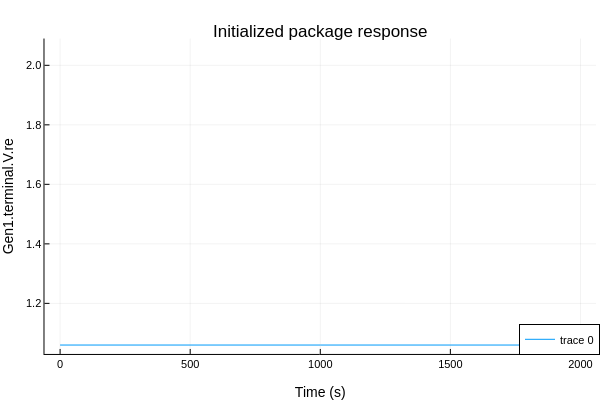

The code cell stored with this chart in its notebook:
### Code cell
# Cell 8: Plot the initialized package response

initialized_df = DataFrame(CSV.File(initialized_resultfile; select = ["time", PLOT_VARIABLE]))

plotlyjs()
p = plot(initialized_df[!, "time"], initialized_df[!, PLOT_VARIABLE], label = [PLOT_VARIABLE])
plot!(p, legend = :bottomright, titlefontsize = 12, labelfontsize = 10)
title!(p, "Initialized package response")
xlabel!(p, "Time (s)")
ylabel!(p, PLOT_VARIABLE)

### Figure 1 — Plotly figure (JSON) as saved in the notebook; plotly's stock layout.template omitted (floating-point values rounded to 4 significant figures; data arrays with more than 128 entries replaced by an {"elided": "..."} marker saying what was removed)
{"data": [{"colorbar": {"len": 0.8761, "title": "", "x": 0.9934, "y": 0.5104}, "legendgroup": ["Gen1.terminal.V.re"], "line": {"color": "rgba(0, 154, 250, 1.000)", "dash": "solid", "shape": "linear", "width": 1}, "mode": "lines", "name": ["Gen1.terminal.V.re"], "showlegend": true, "type": "scatter", "x": {"elided": "222 float values"}, "xaxis": "x", "y": {"elided": "222 float values"}, "yaxis": "y"}], "layout": {"annotations": [{"font": {"color": "rgba(0, 0, 0, 1.000)", "family": "sans-serif", "size": 17}, "rotation": 0, "showarrow": false, "text": "Initialized package response", "x": 0.5338, "xanchor": "center", "xref": "paper", "y": 1, "yanchor": "top", "yref": "paper"}], "height": 400, "legend": {"bgcolor": "rgba(255, 255, 255, 1.000)", "bordercolor": "rgba(0, 0, 0, 1.000)", "borderwidth": 1, "font": {"color": "rgba(0, 0, 0, 1.000)", "family": "sans-serif", "size": 11}, "title": {"font": {"color": "rgba(0, 0, 0, 1.000)", "family": "sans-serif", "size": 15}, "text": ""}, "tracegroupgap": 0, "traceorder": "normal", "x": 1, "xanchor": "right", "y": 0.07, "yanchor": "bottom"}, "margin": {"b": 20, "l": 0, "r": 0, "t": 20}, "paper_bgcolor": "rgba(255, 255, 255, 1.000)", "plot_bgcolor": "rgba(255, 255, 255, 1.000)", "showlegend": true, "width": 600, "xaxis": {"anchor": "y", "domain": [0.07415, 0.9934], "gridcolor": "rgba(0, 0, 0, 0.100)", "gridwidth": 0.5, "linecolor": "rgba(0, 0, 0, 1.000)", "mirror": false, "range": [-60, 2060], "showgrid": true, "showline": true, "showticklabels": true, "tickangle": 0, "tickcolor": "rgb(0, 0, 0)", "tickfont": {"color": "rgba(0, 0, 0, 1.000)", "family": "sans-serif", "size": 11}, "tickmode": "array", "ticks": "inside", "ticktext": ["0", "500", "1000", "1500", "2000"], "tickvals": [0, 500, 1000, 1500, 2000], "title": "Time (s)", "titlefont": {"color": "rgba(0, 0, 0, 1.000)", "family": "sans-serif", "size": 14}, "type": "-", "visible": true, "zeroline": false, "zerolinecolor": "rgba(0, 0, 0, 1.000)"}, "yaxis": {"anchor": "x", "domain": [0.07234, 0.9485], "gridcolor": "rgba(0, 0, 0, 0.100)", "gridwidth": 0.5, "linecolor": "rgba(0, 0, 0, 1.000)", "mirror": false, "range": [1.03, 2.09], "showgrid": true, "showline": true, "showticklabels": true, "tickangle": 0, "tickcolor": "rgb(0, 0, 0)", "tickfont": {"color": "rgba(0, 0, 0, 1.000)", "family": "sans-serif", "size": 11}, "tickmode": "array", "ticks": "inside", "ticktext": ["1.2", "1.4", "1.6", "1.8", "2.0"], "tickvals": [1.2, 1.4, 1.6, 1.8, 2], "title": "Gen1.terminal.V.re", "titlefont": {"color": "rgba(0, 0, 0, 1.000)", "family": "sans-serif", "size": 14}, "type": "-", "visible": true, "zeroline": false, "zerolinecolor": "rgba(0, 0, 0, 1.000)"}}}
